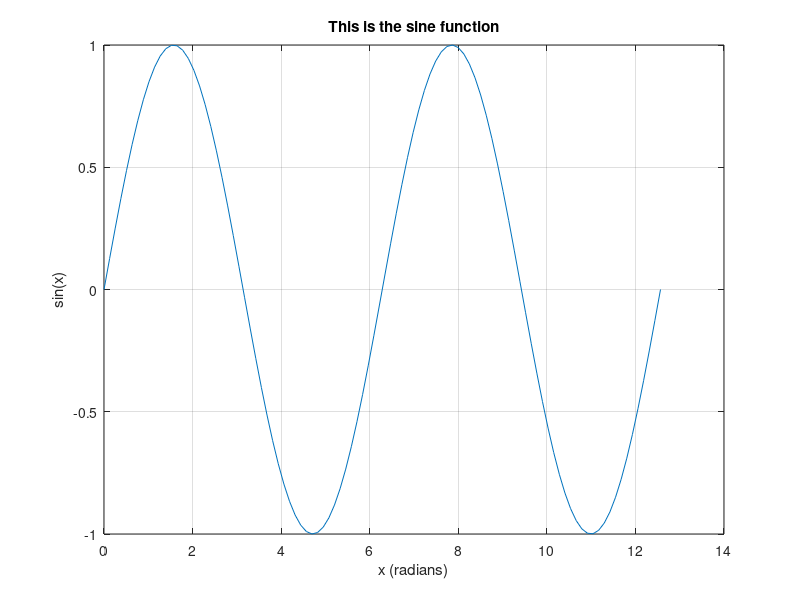
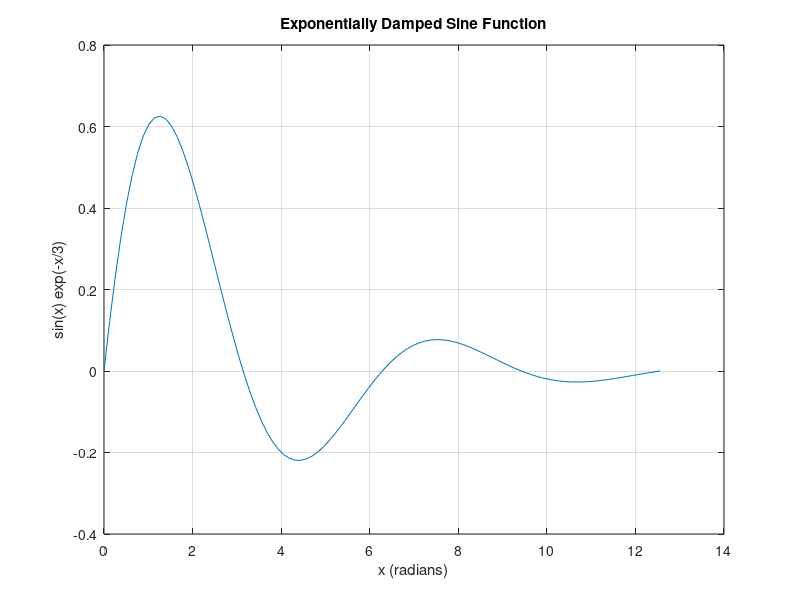
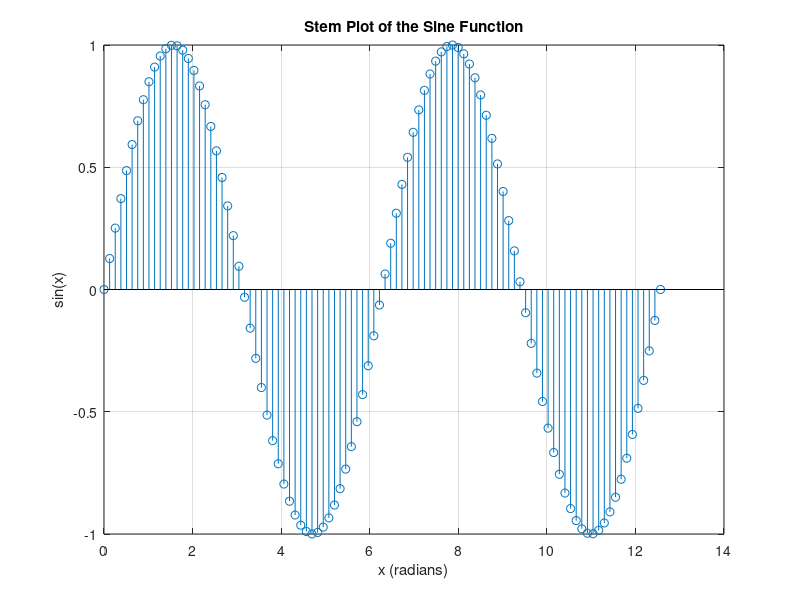

The MATLAB script that drew these images, in order:
%% COA Lab - Assignment 08
% Generate and plot the sine function and an exponentially damped sine function over the interval from 0 to 4*pi.

%% Sine function
x = linspace(0, 4*pi, 100);
y = sin(x);

figure;
plot(x, y);
title('This is the sine function');
xlabel('x (radians)');
ylabel('sin(x)');
grid on;

%% Exponentially damped sine function
% Element-wise multiplication (.*) is required because y and y1 are vectors
% of equal length. Matrix multiplication (*) is dimensionally unsuitable.
y1 = exp(-x/3);
y2 = y .* y1;

figure;
plot(x, y2);
title('Exponentially Damped Sine Function');
xlabel('x (radians)');
ylabel('sin(x) exp(-x/3)');
grid on;

%% Stem representation of the sine function
figure;
stem(x, y);
title('Stem Plot of the Sine Function');
xlabel('x (radians)');
ylabel('sin(x)');
grid on;
